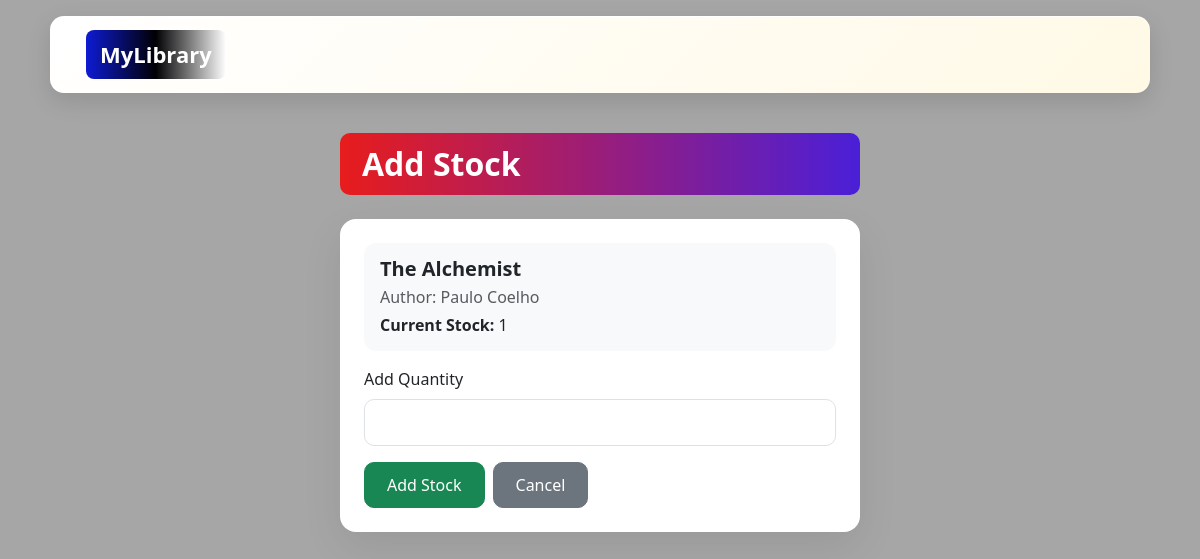
/books/stock/2/, run on the app's committed database.
### library_app/models.py (models this page shows, shortened)
class Book(models.Model):
    title = models.CharField(max_length=200)
    author = models.CharField(max_length=150)
    quantity = models.IntegerField(default=1)     # total copies
    available = models.IntegerField(default=1)    # available copies

### library_app/views.py (the view, shortened to what this page needs)
# urls.py: path("books/stock/<int:id>/", views.add_stock, name="add_stock"),
def add_stock(request, id):
    book = get_object_or_404(Book, id=id)
    return render(request, "library_app/add_stock.html", {"book": book})

### library_app/templates/library_app/add_stock.html (shortened to what this page needs)
{% extends 'library_app/base.html' %}
{% block content %}
<div class="stock-wrapper">
  <h3 class="mb-4 stock-title">Add Stock</h3>
  <div class="card p-4 stock-card">
    <div class="book-info">
      <h5>{{ book.title }}</h5>
      <p class="text-muted mb-1">Author: {{ book.author }}</p>
      <p class="mb-0">
        <strong>Current Stock:</strong> {{ book.available }}
      </p>
    </div>
    <form method="post">
      <div class="mb-3">
        <label class="form-label">Add Quantity</label>
        <input
          type="number"
          name="quantity"
          class="form-control"
          min="1"
          required
        >
      </div>
      <div class="d-flex gap-2 mt-3">
        <button class="btn btn-success">
          Add Stock
        </button>
        <a href="{% url 'book_list' %}" class="btn btn-secondary">
          Cancel
        </a>
      </div>
    </form>
  </div>
</div>
{% endblock %}

### library_app/templates/library_app/base.html (style rules this page uses)
body { min-height: 100vh; background-image: linear-gradient( rgba(0, 0, 0, 0.35), rgba(0, 0, 0, 0.35) ), url("https://images.unsplash.com/photo-1524995997946-a1c2e315a42f"); background-size: cover; background-position: center; background-attachment: fixed; }

### library_app/templates/library_app/add_stock.html (style rules this page uses)
.stock-wrapper { max-width: 520px; margin: 40px auto; }
.stock-card { border-radius: 16px; border: none; background: #ffffff; box-shadow: 0 14px 40px rgba(0,0,0,0.08); }
.stock-title { font-size: 32px; font-weight: 700; color: #ffffff; background: linear-gradient(90deg, #e81c1c, #4a1fd8); padding: 12px 22px; border-radius: 10px; margin-bottom: 24px; }
.book-info { background: #f8f9fb; border-radius: 12px; padding: 14px 16px; margin-bottom: 16px; }
.book-info h5 { font-weight: 600; margin-bottom: 4px; }
.form-control { border-radius: 10px; padding: 11px 14px; font-size: 15px; }
.btn-success, .btn-secondary { padding: 10px 22px; border-radius: 10px; font-weight: 500; }

### data on the page
Book: title "The Alchemist", author "Paulo Coelho", available "1"
